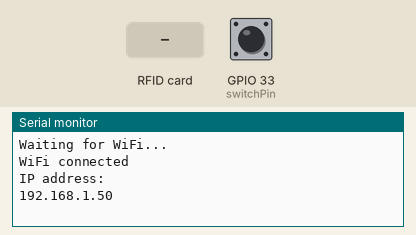
Recording of a sketch running on a simulated ESP32. On the bench: the last lines printed to the serial monitor. The test bench sets the inputs (shaded band); at power-on: GPIO 33 (switchPin) LOW. WiFi joins after 1.5 s; servers stay silent unless stated; the camera gives no picture.

Above: at 3.0 s.
3.1 s: GPIO 33 (switchPin) pulled HIGH for 0.15 s
At 4.5 s:
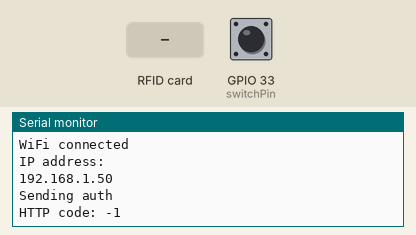
4.8 s: RFID card D2 DE 5F 8D held to the reader
At 6.48 s:
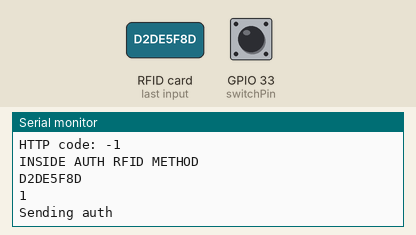
7.8 s: RFID card 5E 7A 19 C4 held to the reader
At 10.9 s:
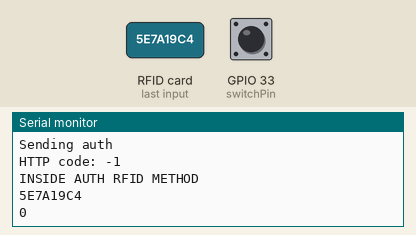

Measured:
- after the input at 3.1 s, the serial monitor: prints a new line at once (image 1)
- after the input at 4.8 s, the serial monitor: prints a new line after 1.5 s (image 2)
- after the input at 7.8 s, the serial monitor: prints a new line after 1.7 s (image 3)

The sketch:

phread_face_authorize.ino
```cpp
#include <WiFi.h>
#include <HTTPClient.h>
#include <MFRC522v2.h>
#include <MFRC522DriverSPI.h>
#include <MFRC522DriverPinSimple.h>
#include <MFRC522Debug.h>

//======================
#include <WiFIMulti.h>
WiFiMulti WiFiMulti;
//======================

#include "esp_camera.h"
#define CAMERA_MODEL_WROVER_KIT
#include "camera_pins.h"

/*
 * @author Gareth Rice
 * @version 11/15/22
 *
 * This code should read image from ESP32 camera and send
 * them to the server. Should also turn on the light if motion
 * is detected and it's dark out.
 *
 * To test, it will be opened with RFID, (if I can get that to work)
 * Should send ID over the network to be checked against IDs in a
 * database on the server side. Right now, just checks it against
 * hardcoded ID
 */

MFRC522DriverPinSimple ss_pin(5);
MFRC522DriverSPI driver{ss_pin};
MFRC522 mfrc522{driver};

String tagContent = "";
String validID = "D2DE5F8D";

const char* ssid = "SSID";
const char* password = "password";
const String ip = "IP of Flask server"; //should be IP of server

const String endpoint = "http://" + ip + ":5000/auth/";

boolean motion = false;
boolean dark = false;
int switchPin = 33;

camera_config_t config;
void startCameraServer();
void config_init();


void setup() {
  Serial.begin(9600);
//  WiFi.begin(ssid, password);
//below was needed as a different way to connect to wifi when
//ESP32 stopped working
//============================================================
  WiFiMulti.addAP("SSID", "password");

    Serial.println();
    Serial.println();
    Serial.print("Waiting for WiFi... ");

    while(WiFiMulti.run() != WL_CONNECTED) {
        Serial.print(".");
        delay(500);
    }

    Serial.println("");
    Serial.println("WiFi connected");
    Serial.println("IP address: ");
    Serial.println(WiFi.localIP());
    //================================================================

  pinMode(switchPin, INPUT);

  mfrc522.PCD_Init();
//  MFRC522Debug::PCD_DumpVersionToSerial(mfrc522, Serial);
//  Serial.println(F("Scan PICC to see UID, SAK, type, and data blocks..."));

  initCam();
}


void loop() {
//  if(motion && dark){
//    turnOnLight();
//  }

  //make sure still connected to WiFi network
  if(WiFi.status() != WL_CONNECTED){
    wifiConnect();
  }

  //Authorize user through RFID
  if(authSwitch() == true){
    sendAuthorization(2);
    //pause for 3 seconds so we don't make 1000 requests
    delay(3000);
  }

  if(authRfid() == true){
    sendAuthorization(2);
    delay(3000);
  }

}


void wifiConnect(){
  while(WiFi.status() != WL_CONNECTED){
    WiFi.begin(ssid, password);
    delay(1000);
    Serial.println("Connecting to WiFi...");
    WiFi.mode(WIFI_STA);
  }
  Serial.println("Connected to the WiFi network");
}


boolean cardPresent(){
  boolean toReturn = true;

  if(!mfrc522.PICC_IsNewCardPresent()){
    toReturn = false;
  }
  if(!mfrc522.PICC_ReadCardSerial()){
    toReturn = false;
  }

  return toReturn;
}


boolean authRfid(){
  if(!cardPresent()){

    return false;
  }

  tagContent = "";
  Serial.println("INSIDE AUTH RFID METHOD");

//  MFRC522Debug::PICC_DumpToSerial(mfrc522, Serial, &(mfrc522.uid));
//  Serial.println("Printing only the Card ID:");
//  Serial.println("--------------------------");
  for (byte i = 0; i < mfrc522.uid.size; i++)
  {
    //tagContent.concat(String(mfrc522.uid.uidByte[i] < 0x10 ? " 0" : " "));
    tagContent.concat(String(mfrc522.uid.uidByte[i], HEX));
  }

  tagContent.toUpperCase();

  Serial.println(tagContent); //Print for finding new card
  Serial.println(tagContent.equals(validID));
  return tagContent.equals(validID);
}


boolean authSwitch(){
  boolean toReturn = false;

  //use switch to test all the code and server
  int switchVal = digitalRead(switchPin);

  if(switchVal == 1){
    toReturn = true;
  }else{
    toReturn = false;
  }

  return toReturn;
}


void turnOnLight(){

}


void sendAuthorization(int authCode){
  if(WiFi.status() != WL_CONNECTED){
    wifiConnect();
  }

  Serial.println("Sending auth");
  HTTPClient http;
  http.begin(endpoint + String(authCode));
  int httpCode = http.GET();

  Serial.print("HTTP code: ");
  Serial.println(httpCode);
}


void config_init(){
  config.ledc_channel = LEDC_CHANNEL_0;
  config.ledc_timer = LEDC_TIMER_0;
  config.pin_d0 = Y2_GPIO_NUM;
  config.pin_d1 = Y3_GPIO_NUM;
  config.pin_d2 = Y4_GPIO_NUM;
  config.pin_d3 = Y5_GPIO_NUM;
  config.pin_d4 = Y6_GPIO_NUM;
  config.pin_d5 = Y7_GPIO_NUM;
  config.pin_d6 = Y8_GPIO_NUM;
  config.pin_d7 = Y9_GPIO_NUM;
  config.pin_xclk = XCLK_GPIO_NUM;
  config.pin_pclk = PCLK_GPIO_NUM;
  config.pin_vsync = VSYNC_GPIO_NUM;
  config.pin_href = HREF_GPIO_NUM;
  config.pin_sscb_sda = SIOD_GPIO_NUM;
  config.pin_sscb_scl = SIOC_GPIO_NUM;
  config.pin_pwdn = PWDN_GPIO_NUM;
  config.pin_reset = RESET_GPIO_NUM;
  config.xclk_freq_hz = 20000000;
  config.pixel_format = PIXFORMAT_JPEG;
  config.fb_count = 1;
}


void initCam(){
  config_init();
  config.frame_size = FRAMESIZE_VGA;
  config.jpeg_quality = 10;  //range from 10 to 63. smaller number = sharper picture

  //camera init
  esp_err_t err = esp_camera_init(&config);
  if(err != ESP_OK){
    Serial.printf("Camera init failed with error 0x%x", err);
    return;
  }

  sensor_t *s = esp_camera_sensor_get();
  s->set_vflip(s, 1); //flip it back (0 no flip, 1 flip 180 deg)
  s->set_brightness(s, 1); //up the brightness a bit (-2 to 2 scale)
  s->set_saturation(s, -1); //lower the saturation (-2 to 2 scale)

  //can only call this after wifi has been init
  startCameraServer();
}
```

camera_pins.h
```cpp
#if defined(CAMERA_MODEL_WROVER_KIT)
#define PWDN_GPIO_NUM    -1
#define RESET_GPIO_NUM   -1
#define XCLK_GPIO_NUM    21
#define SIOD_GPIO_NUM    26
#define SIOC_GPIO_NUM    27

#define Y9_GPIO_NUM      35
#define Y8_GPIO_NUM      34
#define Y7_GPIO_NUM      39
#define Y6_GPIO_NUM      36
#define Y5_GPIO_NUM      19
#define Y4_GPIO_NUM      18
#define Y3_GPIO_NUM       5
#define Y2_GPIO_NUM       4
#define VSYNC_GPIO_NUM   25
#define HREF_GPIO_NUM    23
#define PCLK_GPIO_NUM    22

#elif defined(CAMERA_MODEL_ESP_EYE)
#define PWDN_GPIO_NUM    -1
#define RESET_GPIO_NUM   -1
#define XCLK_GPIO_NUM    4
#define SIOD_GPIO_NUM    18
#define SIOC_GPIO_NUM    23

#define Y9_GPIO_NUM      36
#define Y8_GPIO_NUM      37
#define Y7_GPIO_NUM      38
#define Y6_GPIO_NUM      39
#define Y5_GPIO_NUM      35
#define Y4_GPIO_NUM      14
#define Y3_GPIO_NUM      13
#define Y2_GPIO_NUM      34
#define VSYNC_GPIO_NUM   5
#define HREF_GPIO_NUM    27
#define PCLK_GPIO_NUM    25

#elif defined(CAMERA_MODEL_M5STACK_PSRAM)
#define PWDN_GPIO_NUM     -1
#define RESET_GPIO_NUM    15
#define XCLK_GPIO_NUM     27
#define SIOD_GPIO_NUM     25
#define SIOC_GPIO_NUM     23

#define Y9_GPIO_NUM       19
#define Y8_GPIO_NUM       36
#define Y7_GPIO_NUM       18
#define Y6_GPIO_NUM       39
#define Y5_GPIO_NUM        5
#define Y4_GPIO_NUM       34
#define Y3_GPIO_NUM       35
#define Y2_GPIO_NUM       32
#define VSYNC_GPIO_NUM    22
#define HREF_GPIO_NUM     26
#define PCLK_GPIO_NUM     21

#elif defined(CAMERA_MODEL_M5STACK_V2_PSRAM)
#define PWDN_GPIO_NUM     -1
#define RESET_GPIO_NUM    15
#define XCLK_GPIO_NUM     27
#define SIOD_GPIO_NUM     22
#define SIOC_GPIO_NUM     23

#define Y9_GPIO_NUM       19
#define Y8_GPIO_NUM       36
#define Y7_GPIO_NUM       18
#define Y6_GPIO_NUM       39
#define Y5_GPIO_NUM        5
#define Y4_GPIO_NUM       34
#define Y3_GPIO_NUM       35
#define Y2_GPIO_NUM       32
#define VSYNC_GPIO_NUM    25
#define HREF_GPIO_NUM     26
#define PCLK_GPIO_NUM     21

#elif defined(CAMERA_MODEL_M5STACK_WIDE)
#define PWDN_GPIO_NUM     -1
#define RESET_GPIO_NUM    15
#define XCLK_GPIO_NUM     27
#define SIOD_GPIO_NUM     22
#define SIOC_GPIO_NUM     23

#define Y9_GPIO_NUM       19
#define Y8_GPIO_NUM       36
#define Y7_GPIO_NUM       18
#define Y6_GPIO_NUM       39
#define Y5_GPIO_NUM        5
#define Y4_GPIO_NUM       34
#define Y3_GPIO_NUM       35
#define Y2_GPIO_NUM       32
#define VSYNC_GPIO_NUM    25
#define HREF_GPIO_NUM     26
#define PCLK_GPIO_NUM     21

#elif defined(CAMERA_MODEL_M5STACK_ESP32CAM)
#define PWDN_GPIO_NUM     -1
#define RESET_GPIO_NUM    15
#define XCLK_GPIO_NUM     27
#define SIOD_GPIO_NUM     25
#define SIOC_GPIO_NUM     23

#define Y9_GPIO_NUM       19
#define Y8_GPIO_NUM       36
#define Y7_GPIO_NUM       18
#define Y6_GPIO_NUM       39
#define Y5_GPIO_NUM        5
#define Y4_GPIO_NUM       34
#define Y3_GPIO_NUM       35
#define Y2_GPIO_NUM       17
#define VSYNC_GPIO_NUM    22
#define HREF_GPIO_NUM     26
#define PCLK_GPIO_NUM     21

#elif defined(CAMERA_MODEL_M5STACK_UNITCAM)
#define PWDN_GPIO_NUM     -1
#define RESET_GPIO_NUM    15
#define XCLK_GPIO_NUM     27
#define SIOD_GPIO_NUM     25
#define SIOC_GPIO_NUM     23

#define Y9_GPIO_NUM       19
#define Y8_GPIO_NUM       36
#define Y7_GPIO_NUM       18
#define Y6_GPIO_NUM       39
#define Y5_GPIO_NUM        5
#define Y4_GPIO_NUM       34
#define Y3_GPIO_NUM       35
#define Y2_GPIO_NUM       32
#define VSYNC_GPIO_NUM    22
#define HREF_GPIO_NUM     26
#define PCLK_GPIO_NUM     21

#elif defined(CAMERA_MODEL_AI_THINKER)
#define PWDN_GPIO_NUM     32
#define RESET_GPIO_NUM    -1
#define XCLK_GPIO_NUM      0
#define SIOD_GPIO_NUM     26
#define SIOC_GPIO_NUM     27

#define Y9_GPIO_NUM       35
#define Y8_GPIO_NUM       34
#define Y7_GPIO_NUM       39
#define Y6_GPIO_NUM       36
#define Y5_GPIO_NUM       21
#define Y4_GPIO_NUM       19
#define Y3_GPIO_NUM       18
#define Y2_GPIO_NUM        5
#define VSYNC_GPIO_NUM    25
#define HREF_GPIO_NUM     23
#define PCLK_GPIO_NUM     22

#elif defined(CAMERA_MODEL_TTGO_T_JOURNAL)
#define PWDN_GPIO_NUM      0
#define RESET_GPIO_NUM    15
#define XCLK_GPIO_NUM     27
#define SIOD_GPIO_NUM     25
#define SIOC_GPIO_NUM     23

#define Y9_GPIO_NUM       19
#define Y8_GPIO_NUM       36
#define Y7_GPIO_NUM       18
#define Y6_GPIO_NUM       39
#define Y5_GPIO_NUM        5
#define Y4_GPIO_NUM       34
#define Y3_GPIO_NUM       35
#define Y2_GPIO_NUM       17
#define VSYNC_GPIO_NUM    22
#define HREF_GPIO_NUM     26
#define PCLK_GPIO_NUM     21


#elif defined(CAMERA_MODEL_ESP32_CAM_BOARD)
// The 18 pin header on the board has Y5 and Y3 swapped
#define USE_BOARD_HEADER 0
#define PWDN_GPIO_NUM    32
#define RESET_GPIO_NUM   33
#define XCLK_GPIO_NUM     4
#define SIOD_GPIO_NUM    18
#define SIOC_GPIO_NUM    23

#define Y9_GPIO_NUM      36
#define Y8_GPIO_NUM      19
#define Y7_GPIO_NUM      21
#define Y6_GPIO_NUM      39
#if USE_BOARD_HEADER
#define Y5_GPIO_NUM      13
#else
#define Y5_GPIO_NUM      35
#endif
#define Y4_GPIO_NUM      14
#if USE_BOARD_HEADER
#define Y3_GPIO_NUM      35
#else
#define Y3_GPIO_NUM      13
#endif
#define Y2_GPIO_NUM      34
#define VSYNC_GPIO_NUM    5
#define HREF_GPIO_NUM    27
#define PCLK_GPIO_NUM    25

#elif defined(CAMERA_MODEL_ESP32S3_CAM_LCD)
#define PWDN_GPIO_NUM     -1
#define RESET_GPIO_NUM    -1
#define XCLK_GPIO_NUM     40
#define SIOD_GPIO_NUM     17
#define SIOC_GPIO_NUM     18

#define Y9_GPIO_NUM       39
#define Y8_GPIO_NUM       41
#define Y7_GPIO_NUM       42
#define Y6_GPIO_NUM       12
#define Y5_GPIO_NUM       3
#define Y4_GPIO_NUM       14
#define Y3_GPIO_NUM       47
#define Y2_GPIO_NUM       13
#define VSYNC_GPIO_NUM    21
#define HREF_GPIO_NUM     38
#define PCLK_GPIO_NUM     11

#elif defined(CAMERA_MODEL_ESP32S2_CAM_BOARD)
// The 18 pin header on the board has Y5 and Y3 swapped
#define USE_BOARD_HEADER 0
#define PWDN_GPIO_NUM     1
#define RESET_GPIO_NUM    2
#define XCLK_GPIO_NUM     42
#define SIOD_GPIO_NUM     41
#define SIOC_GPIO_NUM     18

#define Y9_GPIO_NUM       16
#define Y8_GPIO_NUM       39
#define Y7_GPIO_NUM       40
#define Y6_GPIO_NUM       15
#if USE_BOARD_HEADER
#define Y5_GPIO_NUM       12
#else
#define Y5_GPIO_NUM       13
#endif
#define Y4_GPIO_NUM       5
#if USE_BOARD_HEADER
#define Y3_GPIO_NUM       13
#else
#define Y3_GPIO_NUM       12
#endif
#define Y2_GPIO_NUM       14
#define VSYNC_GPIO_NUM    38
#define HREF_GPIO_NUM     4
#define PCLK_GPIO_NUM     3

#elif defined(CAMERA_MODEL_ESP32S3_EYE)
#define PWDN_GPIO_NUM -1
#define RESET_GPIO_NUM -1
#define XCLK_GPIO_NUM 15
#define SIOD_GPIO_NUM 4
#define SIOC_GPIO_NUM 5

#define Y2_GPIO_NUM 11
#define Y3_GPIO_NUM 9
#define Y4_GPIO_NUM 8
#define Y5_GPIO_NUM 10
#define Y6_GPIO_NUM 12
#define Y7_GPIO_NUM 18
#define Y8_GPIO_NUM 17
#define Y9_GPIO_NUM 16

#define VSYNC_GPIO_NUM 6
#define HREF_GPIO_NUM 7
#define PCLK_GPIO_NUM 13

#else
#error "Camera model not selected"
#endif
```
